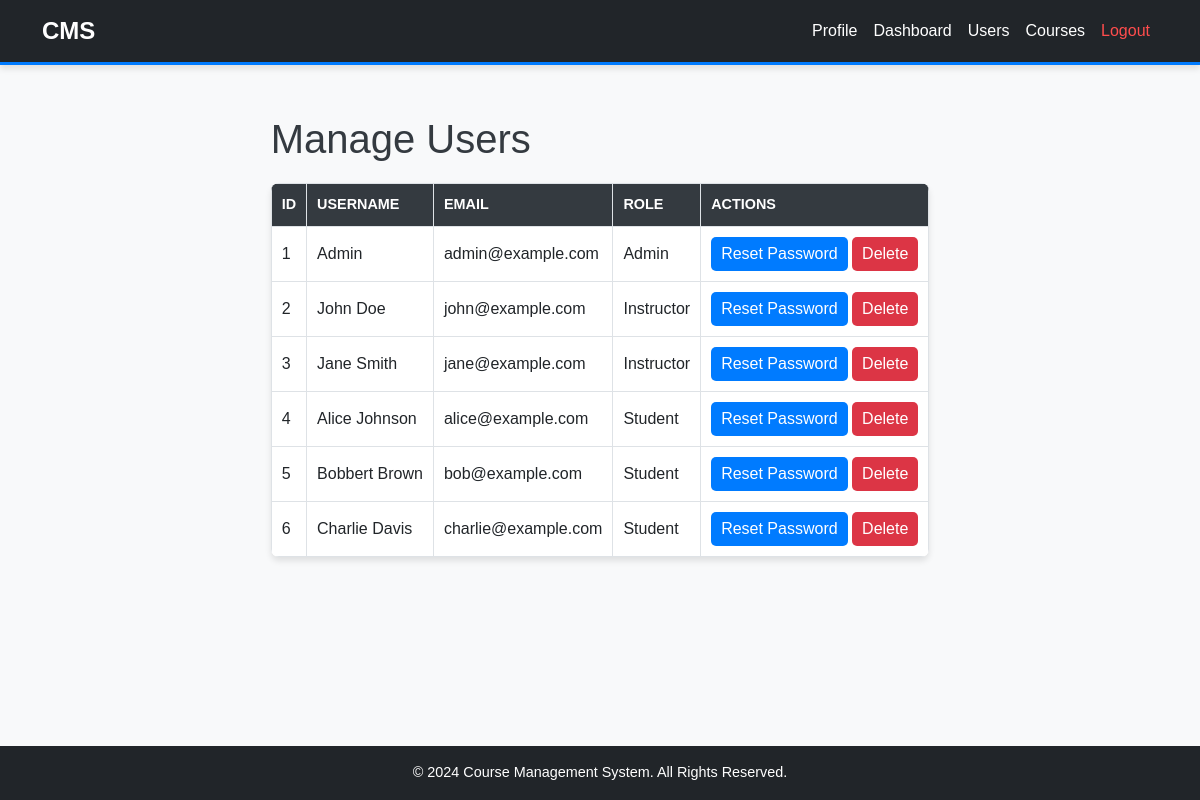
The app's page /pages/manage_users.php (signed in) with its own data.
### tables this page shows
CREATE TABLE `users` (
  `id` int(11) NOT NULL,
  `username` varchar(100) NOT NULL,
  `email` varchar(150) NOT NULL,
  `password` varchar(255) NOT NULL,
  `role` enum('admin','instructor','student') NOT NULL,
  `profile_picture` varchar(255) DEFAULT NULL
);

### pages/manage_users.php (the view, shortened to what this page needs)
<?php
include '../includes/db.php';
$sql = "SELECT id, username, email, role FROM users";
$result = $conn->query($sql);
include '../includes/header.php';
include '../includes/navbar.php';
?>
<!DOCTYPE html>
<html lang="en">
<head>
    <link rel="stylesheet" href="../assets/css/style.css">
</head>
<body>
    <div class="manage-users-container">
        <h1>Manage Users</h1>
        <table class="table">
            <thead>
                <tr>
                    <th>ID</th>
                    <th>Username</th>
                    <th>Email</th>
                    <th>Role</th>
                    <th>Actions</th>
                </tr>
            </thead>
            <tbody>
                <?php while ($row = $result->fetch_assoc()) { ?>
                <tr>
                    <td><?php echo $row['id']; ?></td>
                    <td><?php echo htmlspecialchars($row['username']); ?></td>
                    <td><?php echo htmlspecialchars($row['email']); ?></td>
                    <td><?php echo ucfirst(htmlspecialchars($row['role'])); ?></td>
                    <td>
                        <a href="manage_users.php?reset_id=<?php echo $row['id']; ?>" class="btn">Reset Password</a>
                        <a href="delete_user.php?id=<?php echo $row['id']; ?>" class="btn btn-danger">Delete</a>
                    </td>
                </tr>
                <?php } ?>
            </tbody>
        </table>
    </div>
</body>
</html>
<?php include '../includes/footer.php'; ?>

### includes/header.php (shortened to what this page needs)
<!DOCTYPE html>
<html lang="en">
<head>
    <link rel="stylesheet" href="/final%20project/assets/css/style.css">
    <link href="https://cdn.jsdelivr.net/npm/bootstrap@5.3.0-alpha1/dist/css/bootstrap.min.css" rel="stylesheet">
</head>
<body>

### includes/navbar.php (shortened to what this page needs)
<nav class="navbar navbar-expand-lg navbar-dark bg-dark">
    <div class="container">
        <a class="navbar-brand" href="/final%20project/index.php">CMS</a>
        <div class="collapse navbar-collapse" id="navbarNav">
            <ul class="navbar-nav ms-auto">
                <?php if (isset($_SESSION['user_id']) && isset($_SESSION['role'])): ?>
                    <li class="nav-item"><a class="nav-link" href="/final%20project/pages/profile.php">Profile</a></li>
                    <?php if ($_SESSION['role'] === 'admin'): ?>
                        <li class="nav-item"><a class="nav-link" href="/final%20project/pages/admin_dashboard.php">Dashboard</a></li>
                        <li class="nav-item"><a class="nav-link" href="/final%20project/pages/manage_users.php">Users</a></li>
                        <li class="nav-item"><a class="nav-link" href="/final%20project/pages/manage_courses.php">Courses</a></li>
                    <?php elseif ($_SESSION['role'] === 'instructor'): ?>
                        <li class="nav-item"><a class="nav-link" href="/final%20project/pages/instructor_dashboard.php">Dashboard</a></li>
                        <li class="nav-item"><a class="nav-link" href="/final%20project/pages/manage_grades.php">Grades</a></li>
                    <?php endif; ?>
                    <?php if (isset($_SESSION['user_id'])): ?>
                    <li class="nav-item"><a class="nav-link text-danger" href="/final%20project/pages/logout.php">Logout</a></li>
                    <?php endif; ?>
                <?php else: ?>
                    <li class="nav-item"><a class="nav-link" href="/final%20project/pages/login.php">Login</a></li>
                    <li class="nav-item"><a class="nav-link" href="/final%20project/pages/register.php">Register</a></li>
                <?php endif; ?>
            </ul>
        </div>
    </div>
</nav>

### includes/footer.php (shortened to what this page needs)
<footer class="bg-dark text-white text-center py-3">
    &copy; 2024 Course Management System. All Rights Reserved.
</footer>
</body>
</html>

### assets/css/style.css (style rules this page uses)
body { background-color: #f8f9fa; font-family: 'Arial', sans-serif; color: #343a40; margin: 0; padding: 0; display: flex; flex-direction: column; min-height: 100vh; }
.navbar { background-color: #343a40; border-bottom: 3px solid #007bff; box-shadow: 0 4px 6px rgba(0, 0, 0, 0.1); }
.navbar-brand { font-weight: bold; font-size: 1.5rem; color: #ffffff !important; transition: color 0.3s ease-in-out; }
.nav-link { color: #ffffff !important; font-size: 1rem; padding: 8px 15px; transition: color 0.3s ease-in-out, background-color 0.3s ease-in-out; }
.nav-link.text-danger { color: #ff4d4d !important; }
.btn { transition: transform 0.2s, background-color 0.3s; }
.table { background-color: #ffffff; border-radius: 8px; overflow: hidden; box-shadow: 0 4px 6px rgba(0, 0, 0, 0.1); }
.table th { background-color: #343a40; color: #ffffff; text-transform: uppercase; font-size: 0.9rem; }
.table td { vertical-align: middle; }
footer { background-color: #343a40; color: #ffffff; padding: 20px 0; text-align: center; font-size: 0.9rem; margin-top: auto; }

### pages/manage_users.php (style rules this page uses)
.manage-users-container { margin: 50px auto; max-width: 800px; }
.table { width: 100%; margin-top: 20px; border-collapse: collapse; text-align: left; }
.table th, .table td { padding: 10px; border: 1px solid #dee2e6; }
.table th { background-color: #343a40; color: white; }
.btn { padding: 5px 10px; border: none; border-radius: 5px; text-decoration: none; color: white; background-color: #007bff; transition: background-color 0.3s; }
.btn-danger { background-color: #dc3545; }

### records on screen
users: id "1", username "Admin", email "admin@example.com", role "Admin"
users: id "2", username "John Doe", email "john@example.com", role "Instructor"
users: id "3", username "Jane Smith", email "jane@example.com", role "Instructor"
users: id "4", username "Alice Johnson", email "alice@example.com", role "Student"
users: id "5", username "Bobbert Brown", email "bob@example.com", role "Student"
users: id "6", username "Charlie Davis", email "charlie@example.com", role "Student"
